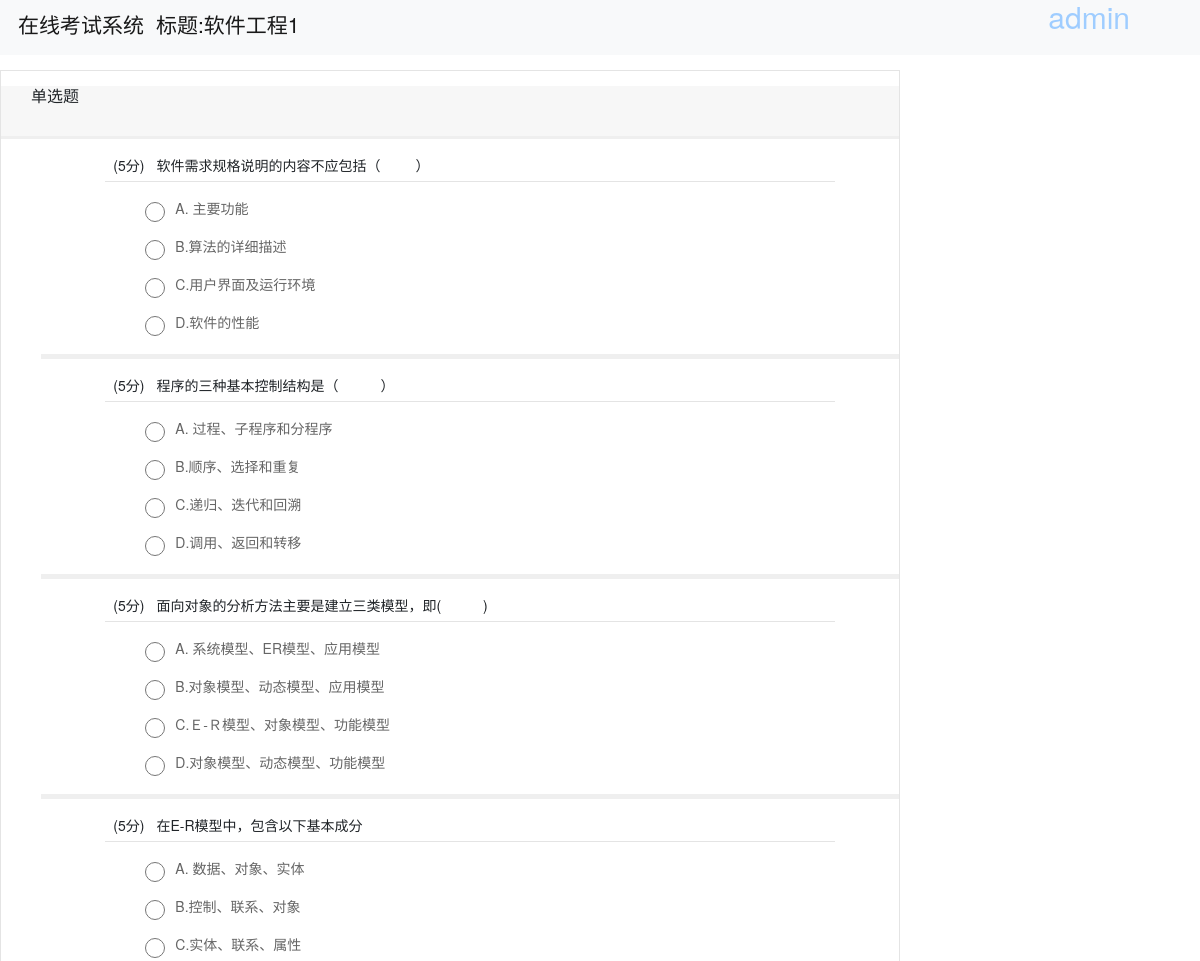
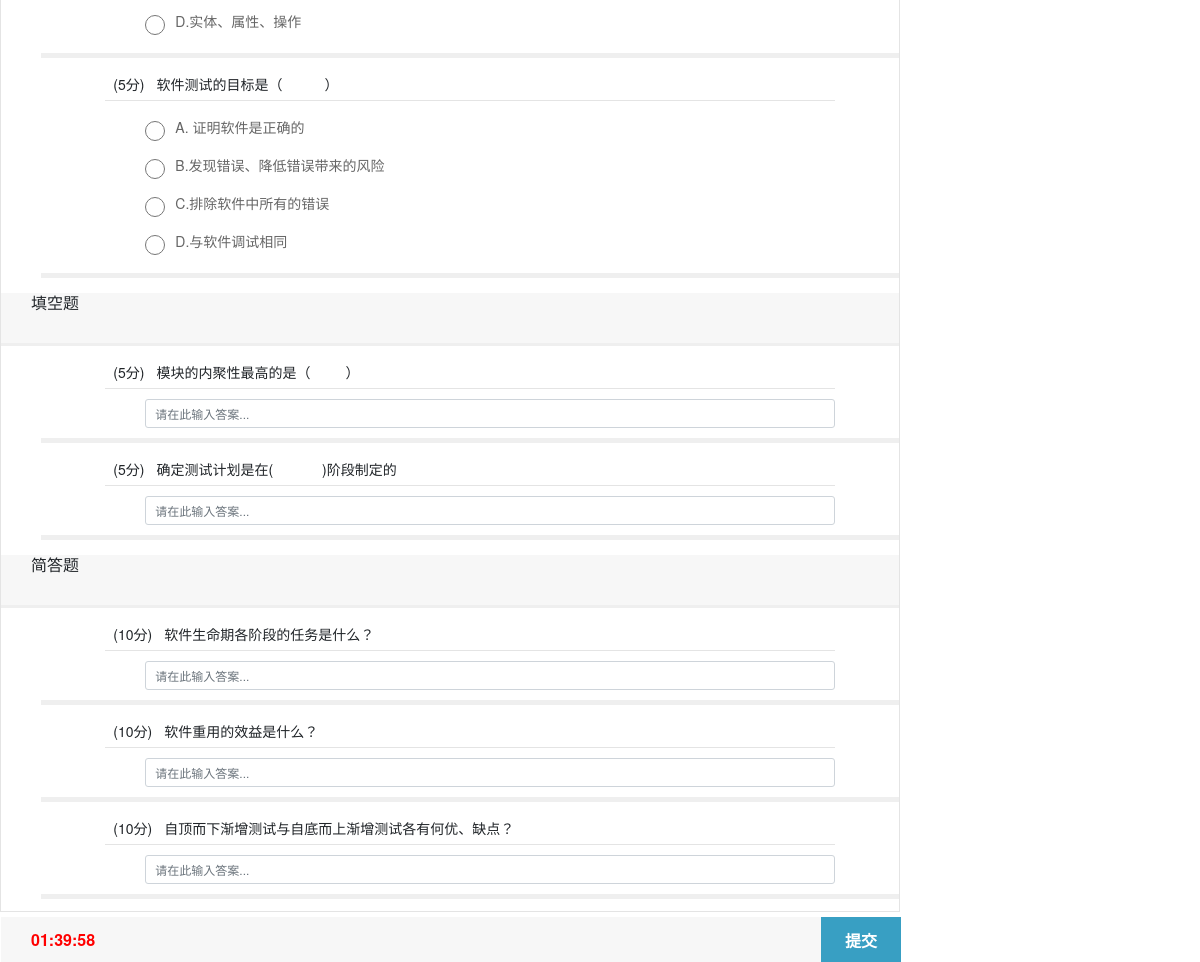
The app's page /exam/10000/3/ with its own data (2 pictures, top to bottom).
### question_manage/models.py (models this page shows, shortened)
class Paper(models.Model):
    id=models.AutoField(primary_key=True)
    sqid=models.ManyToManyField(Question)#多对多
    fqid=models.ManyToManyField(Fillin)
    tid=models.ForeignKey(UserEx,on_delete=models.CASCADE)#添加外键
    title=models.CharField('标题',max_length=20,default='')
    major=models.CharField('考卷适用专业',max_length=20)
    examtime=models.DateTimeField()
    class Meta:
        db_table='paper'
        verbose_name='试卷'
        verbose_name_plural=verbose_name

class Question(models.Model):
    ANSWER = (
        ('A', 'A'),
        ('B', 'B'),
        ('C', 'C'),
        ('D', 'D'),
    )
    id = models.AutoField(primary_key=True)
    category = models.CharField('标签', max_length=20)
    title = models.TextField('题目')
    optionA = models.CharField('A选项', max_length=30)
    optionB = models.CharField('B选项', max_length=30)
    optionC = models.CharField('C选项', max_length=30)
    optionD = models.CharField('D选项', max_length=30)
    answer = models.CharField('答案', max_length=10, choices=ANSWER)
    score = models.IntegerField('分数', default=1)
    solution = models.TextField('解析', default='无')
    class Meta:
        db_table = 'question'
        verbose_name = '单项选择题库'
        verbose_name_plural = verbose_name

class Fillin(models.Model):
    TYPE = (
        ('f', '填空题'),
        ('sa', '简答题'),
    )
    id = models.AutoField(primary_key=True)
    category = models.CharField('标签', max_length=20)
    title = models.TextField('题目')
    answer = models.TextField('答案')
    score = models.IntegerField('分数', default=1)
    type = models.CharField('类型', max_length=10, choices=TYPE, default='')
    solution = models.TextField('解析', default='无')
    class Meta:
        db_table = 'fillin'
        verbose_name = '填空或简答题库'
        verbose_name_plural = verbose_name

### question_manage/views.py (the view)
# urls.py: path("exam/<int:sid>/<int:pid>/", q_views.exam, name='exam'),
def exam(request, sid, pid):
    paper = Paper.objects.get(id=pid)
    student = UserEx.objects.get(id=sid)
    return render(request, 'exam.html', {'student': student, 'paper': paper})

### question_manage/templates/exam.html (shortened to what this page needs)
<!DOCTYPE HTML>
<html lang="en">
<head>
    <link href="/static/bootstrap-4.3.1-dist/css/bootstrap.min.css" rel="stylesheet">
    <link href="/static/css/main.css" rel="stylesheet" type="text/css" />
    <link href="/static/css/test.css" rel="stylesheet" type="text/css" />
    <link href="/static/css/style.css" rel="stylesheet" type="text/css"/>
</head>
<body>
<nav class="navbar navbar-expand-sm bg-light navbar-light ">
    <ul class="navbar-nav">
        <li class="nav-item active">
            <a class="nav-link"><h3>在线考试系统</h3></a>
        </li>
        <li class="nav-item active">
            <a class="nav-link"><h3>标题:{{ paper.title }}</h3></a>
        </li>
        <li style="position: fixed;right: 70px; font-size: 30px;color: #9fcdff">{{ student.name }}</li>
    </ul>
</nav>
<div class="main">
	<div class="test_main">
		<div class="nr_left">
			<div class="test">
                <form action="/calGrade/" method="post">
					<div class="test_title">
                        <p class="test_time">
							<b class="alt-1">01:40</b>
						</p>
						<font><input type="submit" name="tijiao" value="提交"></font>
					</div>
						<div class="test_content">
							<div class="test_content_title">
								<h2>单选题</h2>
							</div>
						</div>
						<div class="test_content_nr">
							<ul>
                               {% for test in paper.sqid.all %}
                                   <li id="ls{{ forloop.counter }}">
                                    <div class="test_content_nr_tt">
                                        <span>({{ test.score }}分)</span>
                                        <font>{{ test.title }}</font>
                                    </div>
                                   <div class="test_content_nr_main">
                                        <ul>
                                                <li class="option">
                                                        <input type="radio" class="radioOrCheck" name="s{{ test.id }}"
                                                        value="A"/>
                                                    <label>A.
                                                        <p class="ue" style="display: inline;">{{ test.optionA }}</p>
                                                    </label>
                                                </li>
                                                <li class="option">
                                                        <input type="radio" class="radioOrCheck" name="s{{ test.id }}"
                                                        value="B"/>
                                                    <label>
                                                        B.<p class="ue" style="display: inline;">{{ test.optionB }}</p>
                                                    </label>
                                                </li>
                                                <li class="option">
                                                        <input type="radio" class="radioOrCheck" name="s{{ test.id }}"
                                                        value="C"/>
                                                    <label>
                                                        C.<p class="ue" style="display: inline;">{{ test.optionC }}</p>
                                                    </label>
                                                </li>
                                                <li class="option">
                                                        <input type="radio" class="radioOrCheck" name="s{{ test.id }}"
                                                        value="D"/>
                                                    <label>
                                                        D.<p class="ue" style="display: inline;">{{ test.optionD }}</p>
                                                    </label>
                                                </li>
                                        </ul>
                                    </div>
                                    </li>
                               {% endfor %}
							</ul>
						</div>
                        <div class="test_content">
							<div class="test_content_title">
								<h2>填空题</h2>
							</div>
						</div>
						<div class="test_content_nr">
							<ul>
                               {% for test in paper.fqid.all %}
                                   {% if test.type == 'f' %}
                                   <li id="lf{{ forloop.counter }}">
                                    <div class="test_content_nr_tt">
                                        <span>({{ test.score }}分)</span>
                                        <font>{{ test.title }}</font>
                                    </div>
                                   <div class="test_content_nr_main">
                                        <ul>
                                            <input type="text" name='f{{ test.id }}' class="form-control" placeholder="请在此输入答案...">
                                        </ul>
                                    </div>
                                    </li>
                                   {% endif %}
                               {% endfor %}
							</ul>
						</div>
                        <div class="test_content">
							<div class="test_content_title">
								<h2>简答题</h2>
							</div>
						</div>
						<div class="test_content_nr">
							<ul>
                               {% for test in paper.fqid.all %}
                                   {% if test.type == 'sa' %}
                                   <li id="sa{{ forloop.counter }}">
                                    <div class="test_content_nr_tt">
                                        <span>({{ test.score }}分)</span>
                                        <font>{{ test.title }}</font>
                                    </div>
                                   <div class="test_content_nr_main">
                                        <ul>
                                            <input type="text" name='sa{{ test.id }}' class="form-control" placeholder="请在此输入答案...">
                                        </ul>
                                    </div>
                                    </li>
                                   {% endif %}
                               {% endfor %}
							</ul>
						</div>
				</form>
			</div>
		</div>
	</div>
	<div class="foot"></div>
</div>
</body>
</html>

### static/css/main.css (style rules this page uses)
html, body { width: 100%;height: 100%;overflow:auto;font-size:12px;margin:0;padding:0; font-family:"微软雅黑";background:#fff; text-align:center; }
ul,li { list-style:none; }
a { text-decoration:none; color:#666; }
.foot { width:100%; height:50px; clear:both; }

### static/css/test.css (style rules this page uses)
.test_main { width:1200px; margin:15px auto 0; }
.nr_left { width:900px; height:100%; float:left; }
.test { width:100%; border:1px solid #e4e4e4; text-align:left; float:left; }
.test_title { width:900px; height:45px; line-height:45px; background-color:#f7f7f7;position:fixed; bottom:0; z-index:1000; }
.test_title p { padding:0 20px; display:block; float:left; }
.test_time { color:#f00; line-height:45px; }
.test_time b { font-size:16px; height:45px; display:block; float:left; margin-left:10px; }
.test_title font { width:80px; height:45px; display:block; float:right; text-align:center; }
.test_title font input { background:#389fc3; border:none; display:block; width:80px; height:45px; cursor:pointer; color:#fff; font-size:16px; font-weight:bold; }
.test_content { width:100%; height:auto; margin-top:15px; }
.test_content_title { width:100%; height:50px; line-height:50px; background:#f7f7f7; text-align:center; }
.test_content_title h2 { padding:0 30px; font-size:16px; font-weight:normal; display:block; float:left }
.test_content_nr { width:100%; border-top:3px solid #efefef; }
.test_content_nr>ul>li { width:100%; border-bottom:5px solid #efefef; padding-top:10px; }
.test_content_nr_tt { width:85%; height:auto; line-height:32px; margin:0 auto; border-bottom:1px solid #e4e4e4; }
.test_content_nr_tt span { padding:0 8px; }
.test_content_nr_tt font { font-size:14px }
.test_content_nr_main { width:85%; margin:0 auto; padding:10px 0;height:auto; }
.option { line-height:32px; display:block; background:#fff;color:#666; }
.option input { width:20px; height:20px; display:block; float:left; margin:10px 10px 0 0; }
.option label { height:auto;display:block; }

### static/css/style.css (style rules this page uses)
a { text-decoration: none; cursor: auto; color: #000; }
body { background: #eee; font: 14px/1.6em "微软雅黑", "Microsoft Yahei", "Droid Sans", Helvetica Neue, Helvetica, Arial, sans-serif; }
div { display: block; }

### question_manage/templates/exam.html (style rules this page uses)
body { background: #fff !important; }

### records on screen
Paper: title "软件工程1"
Question: score "5", title "软件需求规格说明的内容不应包括（ ）", optionA "主要功能", optionB "算法的详细描述", optionC "用户界面及运行环境", optionD "软件的性能"
Question: score "5", title "程序的三种基本控制结构是（ ）", optionA "过程、子程序和分程序", optionB "顺序、选择和重复", optionC "递归、迭代和回溯", optionD "调用、返回和转移"
Question: score "5", title "面向对象的分析方法主要是建立三类模型，即( )", optionA "系统模型、ER模型、应用模型", optionB "对象模型、动态模型、应用模型", optionC "Ｅ-Ｒ模型、对象模型、功能模型", optionD "对象模型、动态模型、功能模型"
Question: score "5", title "在E-R模型中，包含以下基本成分", optionA "数据、对象、实体", optionB "控制、联系、对象", optionC "实体、联系、属性", optionD "实体、属性、操作"
Question: score "5", title "软件测试的目标是（ ）", optionA "证明软件是正确的", optionB "发现错误、降低错误带来的风险", optionC "排除软件中所有的错误", optionD "与软件调试相同"
Fillin: score "5", title "模块的内聚性最高的是（ ）"
Fillin: score "5", title "确定测试计划是在( )阶段制定的"
Fillin: score "10", title "软件生命期各阶段的任务是什么？"
Fillin: score "10", title "软件重用的效益是什么？"
Fillin: score "10", title "自顶而下渐增测试与自底而上渐增测试各有何优、缺点？"
